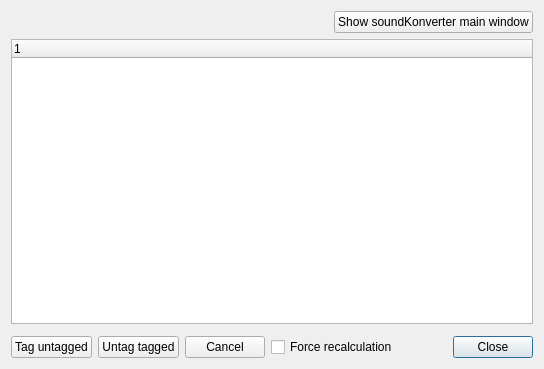
<?xml version="1.0" encoding="UTF-8"?>
<ui version="4.0">
 <class>ReplayGainScanner</class>
 <widget class="QDialog" name="ReplayGainScanner">
  <property name="geometry">
   <rect>
    <x>0</x>
    <y>0</y>
    <width>544</width>
    <height>369</height>
   </rect>
  </property>
  <property name="windowTitle">
   <string>Replay Gain tool</string>
  </property>
  <property name="windowIcon">
   <iconset theme="soundkonverter-replaygain"/>
  </property>
  <layout class="QVBoxLayout" name="verticalLayout">
   <item>
    <layout class="QHBoxLayout" name="horizontalLayout">
     <item>
      <widget class="ComboButton" name="addComboButton" native="true"/>
     </item>
     <item>
      <spacer name="horizontalSpacer">
       <property name="orientation">
        <enum>Qt::Horizontal</enum>
       </property>
       <property name="sizeHint" stdset="0">
        <size>
         <width>40</width>
         <height>20</height>
        </size>
       </property>
      </spacer>
     </item>
     <item>
      <widget class="QPushButton" name="showMainWindowButton">
       <property name="text">
        <string>Show soundKonverter main window</string>
       </property>
       <property name="icon">
        <iconset theme="soundkonverter"/>
       </property>
      </widget>
     </item>
    </layout>
   </item>
   <item>
    <widget class="ReplayGainFileList" name="fileList">
     <column>
      <property name="text">
       <string notr="true">1</string>
      </property>
     </column>
    </widget>
   </item>
   <item>
    <widget class="ProgressIndicator" name="progressIndicator" native="true">
     <property name="sizePolicy">
      <sizepolicy hsizetype="Preferred" vsizetype="Preferred">
       <horstretch>0</horstretch>
       <verstretch>0</verstretch>
      </sizepolicy>
     </property>
    </widget>
   </item>
   <item>
    <layout class="QHBoxLayout" name="horizontalLayout_2">
     <item>
      <widget class="QPushButton" name="tagButton">
       <property name="toolTip">
        <string>Calculate Replay Gain tags for all files in the file list without Replay Gain tags.</string>
       </property>
       <property name="text">
        <string>Tag untagged</string>
       </property>
       <property name="icon">
        <iconset theme="list-add"/>
       </property>
      </widget>
     </item>
     <item>
      <widget class="QPushButton" name="untagButton">
       <property name="toolTip">
        <string>Remove the Replay Gain tags from all files in the file list.</string>
       </property>
       <property name="text">
        <string>Untag tagged</string>
       </property>
       <property name="icon">
        <iconset theme="list-remove"/>
       </property>
      </widget>
     </item>
     <item>
      <widget class="QPushButton" name="cancelButton">
       <property name="text">
        <string>Cancel</string>
       </property>
       <property name="icon">
        <iconset theme="dialog-cancel"/>
       </property>
      </widget>
     </item>
     <item>
      <widget class="QCheckBox" name="forceCheckBox">
       <property name="toolTip">
        <string>Recalculate Replay Gain tags for files that already have Replay Gain tags set.</string>
       </property>
       <property name="text">
        <string>Force recalculation</string>
       </property>
      </widget>
     </item>
     <item>
      <spacer name="horizontalSpacer_2">
       <property name="orientation">
        <enum>Qt::Horizontal</enum>
       </property>
       <property name="sizeHint" stdset="0">
        <size>
         <width>40</width>
         <height>20</height>
        </size>
       </property>
      </spacer>
     </item>
     <item>
      <widget class="QPushButton" name="closeButton">
       <property name="text">
        <string>Close</string>
       </property>
       <property name="icon">
        <iconset theme="dialog-close">
         <normaloff>../../../../../</normaloff>../../../../../</iconset>
       </property>
       <property name="default">
        <bool>true</bool>
       </property>
      </widget>
     </item>
    </layout>
   </item>
  </layout>
 </widget>
 <customwidgets>
  <customwidget>
   <class>ComboButton</class>
   <extends>QWidget</extends>
   <header>combobutton.h</header>
   <container>1</container>
  </customwidget>
  <customwidget>
   <class>ProgressIndicator</class>
   <extends>QWidget</extends>
   <header>progressindicator.h</header>
   <container>1</container>
  </customwidget>
  <customwidget>
   <class>ReplayGainFileList</class>
   <extends>QTreeWidget</extends>
   <header>replaygainscanner/replaygainfilelist.h</header>
  </customwidget>
 </customwidgets>
 <resources/>
 <connections/>
</ui>
